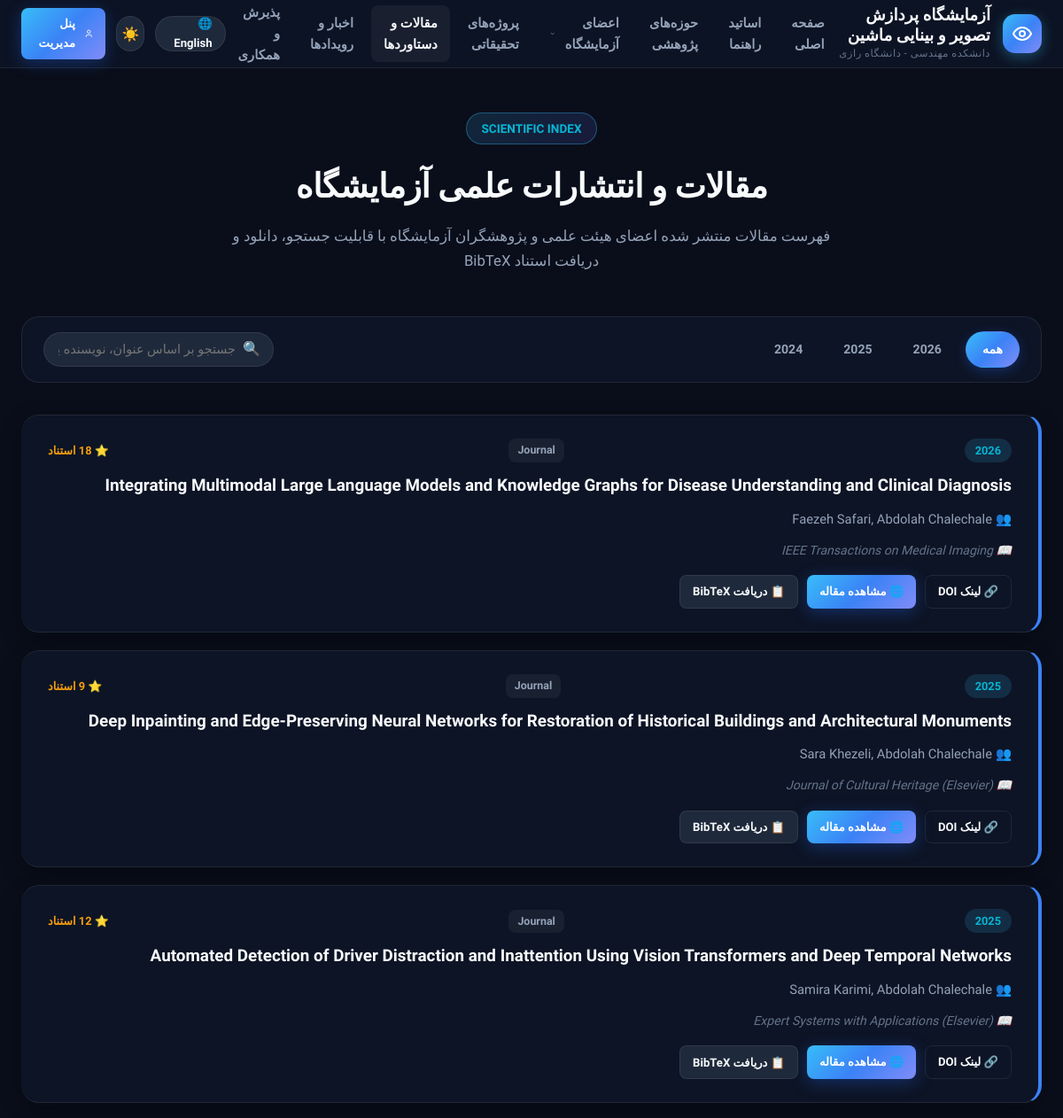
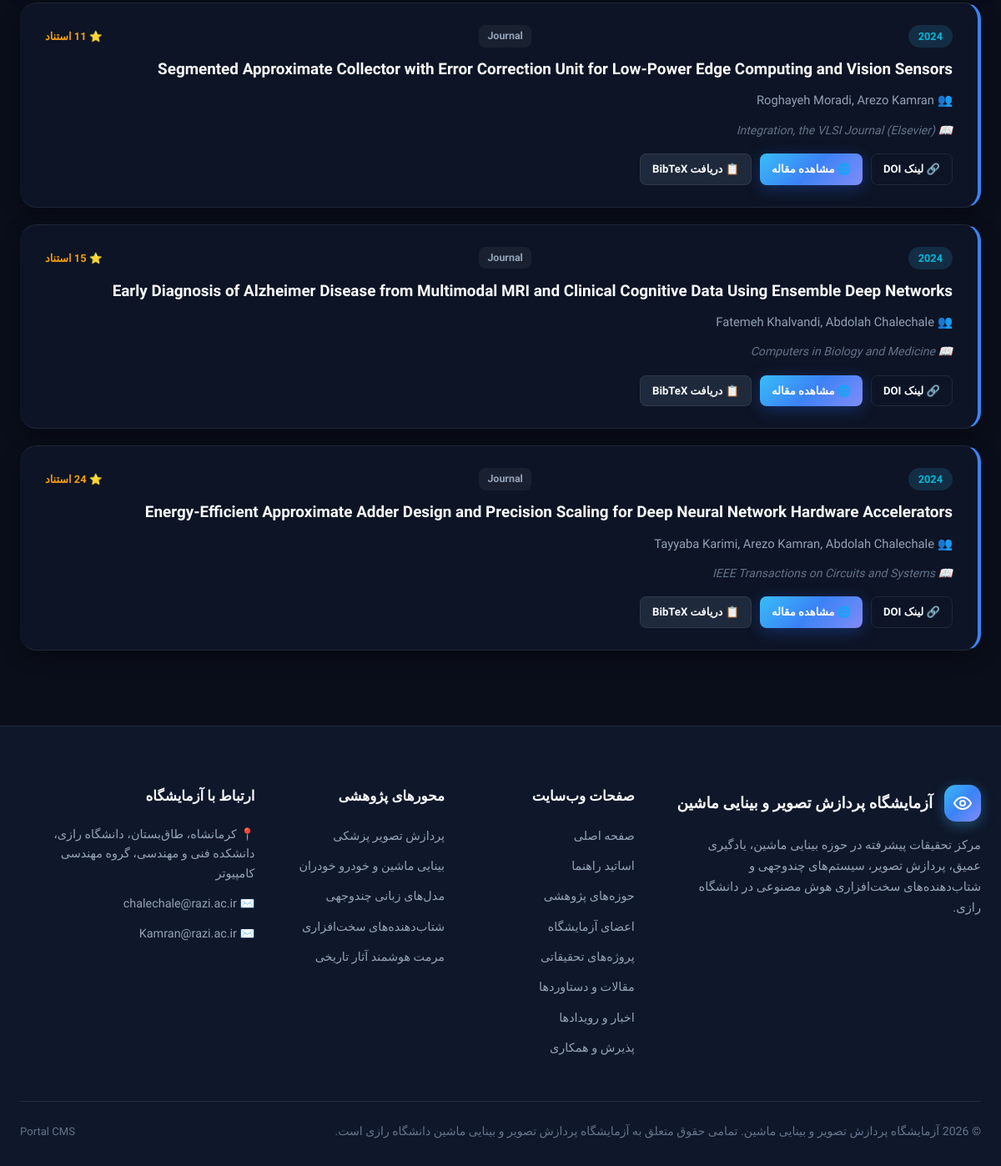
/research_portal/publications.php, run on the app's committed database (2 pictures, top to bottom).
### tables this page shows
CREATE TABLE IF NOT EXISTS `publications` (
  `id` int(11) NOT NULL AUTO_INCREMENT,
  `title` text NOT NULL,
  `authors` text NOT NULL,
  `journal` varchar(500) NOT NULL DEFAULT '',
  `year` int(11) NOT NULL,
  `doi` varchar(255) DEFAULT NULL,
  `link` varchar(500) DEFAULT NULL,
  `pdf_file` varchar(255) DEFAULT NULL,
  `bibtex` text DEFAULT NULL,
  `pub_type` varchar(100) NOT NULL DEFAULT 'Journal',
  `citations` int(11) NOT NULL DEFAULT 0,
  `created_at` timestamp NOT NULL DEFAULT current_timestamp(),
  PRIMARY KEY (`id`),
  KEY `idx_year` (`year`)
);

### research_portal/publications.php (the view, shortened to what this page needs)
<?php
require_once __DIR__ . "/includes/db.php";
require_once __DIR__ . "/header.php";
$year_filter = isset($_GET['year']) ? intval($_GET['year']) : 0;
$params = [];
$types = "";
$sql = "SELECT * FROM publications";
$sql .= " ORDER BY year DESC, id DESC";
$publications = [];
if ($conn && !$conn->connect_error) {
    if (count($params) > 0) {
        $stmt = $conn->prepare($sql);
        $stmt->bind_param($types, ...$params);
        $stmt->execute();
        $res = $stmt->get_result();
    } else {
        $res = $conn->query($sql);
    }
    if ($res) {
        while ($r = $res->fetch_assoc()) {
            $publications[] = $r;
        }
    }
}
$years = [];
if ($conn && !$conn->connect_error) {
    $res_y = $conn->query("SELECT DISTINCT year FROM publications WHERE year IS NOT NULL AND year > 0 ORDER BY year DESC");
    if ($res_y) {
        while ($y = $res_y->fetch_assoc()) {
            $years[] = (int)$y['year'];
        }
    }
}
?>
<section class="section" style="padding-top: 50px;">
    <div class="container">
        <div class="section-title-wrap">
            <span class="section-badge">Scientific Index</span>
            <h1 class="section-title"><?= $is_rtl ? 'مقالات و انتشارات علمی آزمایشگاه' : 'Scientific Publications' ?></h1>
            <p class="section-subtitle">
                <?= $is_rtl ? 'فهرست مقالات منتشر شده اعضای هیئت علمی و پژوهشگران آزمایشگاه با قابلیت جستجو، دانلود و دریافت استناد BibTeX' : 'Comprehensive archive of peer-reviewed journal articles, conference proceedings, and thesis publications.' ?>
            </p>
        </div>
        <div class="filter-bar">
            <div class="filter-tabs">
                <a href="publications.php" class="filter-btn <?= ($year_filter === 0) ? 'active' : '' ?>">
                    <?= htmlspecialchars($tr['all']) ?>
                </a>
                <?php foreach ($years as $yr): ?>
                <a href="publications.php?year=<?= $yr ?>" class="filter-btn <?= ($year_filter === $yr) ? 'active' : '' ?>">
                    <?= $yr ?>
                </a>
                <?php endforeach; ?>
            </div>
            <div class="search-input-wrap">
                <span class="search-icon-pos">🔍</span>
                <input type="text" id="pub-search-input" placeholder="<?= $is_rtl ? 'جستجو بر اساس عنوان، نویسنده یا ژورنال...' : 'Search by title, author, or journal...' ?>">
            </div>
        </div>
        <div class="pub-list">
            <?php if (count($publications) > 0): ?>
                <?php foreach ($publications as $pub): ?>
                <div class="glass-card pub-item">
                    <div class="pub-header">
                        <span class="pub-year-badge"><?= (int)$pub['year'] ?></span>
                        <span class="pub-venue-badge"><?= htmlspecialchars($pub['pub_type']) ?></span>
                        <?php if (!empty($pub['citations']) && (int)$pub['citations'] > 0): ?>
                        <span style="font-size: 0.8rem; color: var(--accent-amber); font-weight: 700;">
                            ⭐ <?= (int)$pub['citations'] ?> <?= $is_rtl ? 'استناد' : 'Citations' ?>
                        </span>
                        <?php endif; ?>
                    </div>
                    <h2 class="pub-title"><?= htmlspecialchars($pub['title']) ?></h2>
                    <div class="pub-authors">👥 <?= htmlspecialchars($pub['authors']) ?></div>
                    <div class="pub-journal">📖 <?= htmlspecialchars($pub['journal']) ?></div>
                    <div class="pub-actions">
                        <?php if (!empty($pub['doi'])): ?>
                        <a href="https://doi.org/<?= htmlspecialchars($pub['doi']) ?>" target="_blank" class="btn btn-outline btn-sm">
                            🔗 <?= htmlspecialchars($tr['doi_link']) ?>
                        </a>
                        <?php endif; ?>
                        <?php if (!empty($pub['link'])): ?>
                        <a href="<?= htmlspecialchars($pub['link']) ?>" target="_blank" class="btn btn-primary btn-sm">
                            🌐 <?= $is_rtl ? 'مشاهده مقاله' : 'View Paper' ?>
                        </a>
                        <?php endif; ?>
                        <?php if (!empty($pub['bibtex'])): ?>
                        <button type="button" class="btn btn-secondary btn-sm btn-bibtex" data-bibtex="<?= htmlspecialchars($pub['bibtex']) ?>">
                            📋 <?= htmlspecialchars($tr['copy_bibtex']) ?>
                        </button>
                        <?php endif; ?>
                    </div>
                </div>
                <?php endforeach; ?>
            <?php else: ?>
                <div class="glass-card" style="padding: 40px; text-align: center; color: var(--text-muted);">
                    <?= $is_rtl ? 'مقاله‌ای برای سال یا شرایط انتخابی یافت نشد.' : 'No publications found matching your selected criteria.' ?>
                </div>
            <?php endif; ?>
        </div>
    </div>
</section>
<?php require_once __DIR__ . "/footer.php"; ?>

### data on the page
publications: year "2026", pub_type "Journal", title "Integrating Multimodal Large Language Models and Knowledge Graphs for Disease Understanding and Clinical Diagnosis", authors "Faezeh Safari, Abdolah Chalechale", journal "IEEE Transactions on Medical Imaging"
publications: year "2025", pub_type "Journal", title "Deep Inpainting and Edge-Preserving Neural Networks for Restoration of Historical Buildings and Architectural Monuments", authors "Sara Khezeli, Abdolah Chalechale", journal "Journal of Cultural Heritage (Elsevier)"
publications: year "2025", pub_type "Journal", title "Automated Detection of Driver Distraction and Inattention Using Vision Transformers and Deep Temporal Networks", authors "Samira Karimi, Abdolah Chalechale", journal "Expert Systems with Applications (Elsevier)"
publications: year "2024", pub_type "Journal", title "Segmented Approximate Collector with Error Correction Unit for Low-Power Edge Computing and Vision Sensors", authors "Roghayeh Moradi, Arezo Kamran", journal "Integration, the VLSI Journal (Elsevier)"
publications: year "2024", pub_type "Journal", title "Early Diagnosis of Alzheimer Disease from Multimodal MRI and Clinical Cognitive Data Using Ensemble Deep Networks", authors "Fatemeh Khalvandi, Abdolah Chalechale", journal "Computers in Biology and Medicine"
publications: year "2024", pub_type "Journal", title "Energy-Efficient Approximate Adder Design and Precision Scaling for Deep Neural Network Hardware Accelerators", authors "Tayyaba Karimi, Arezo Kamran, Abdolah Chalechale", journal "IEEE Transactions on Circuits and Systems"

### other printed values
$tr['lab_name'] "آزمایشگاه پردازش تصویر و بینایی ماشین"
$tr['lab_sub'] "دانشکده مهندسی - دانشگاه رازی"
$tr['home'] "صفحه اصلی"
$tr['faculty'] "اساتید راهنما"
$tr['research'] "حوزه‌های پژوهشی"
$tr['team'] "اعضای آزمایشگاه"
$tr['projects'] "پروژه‌های تحقیقاتی"
$tr['publications'] "مقالات و دستاوردها"
$tr['news'] "اخبار و رویدادها"
$tr['contact'] "پذیرش و همکاری"
$tr['toggle_lang'] "English"
$tr['admin'] "پنل مدیریت"
$tr['all'] "همه"
$yr "2026"
$yr "2025"
